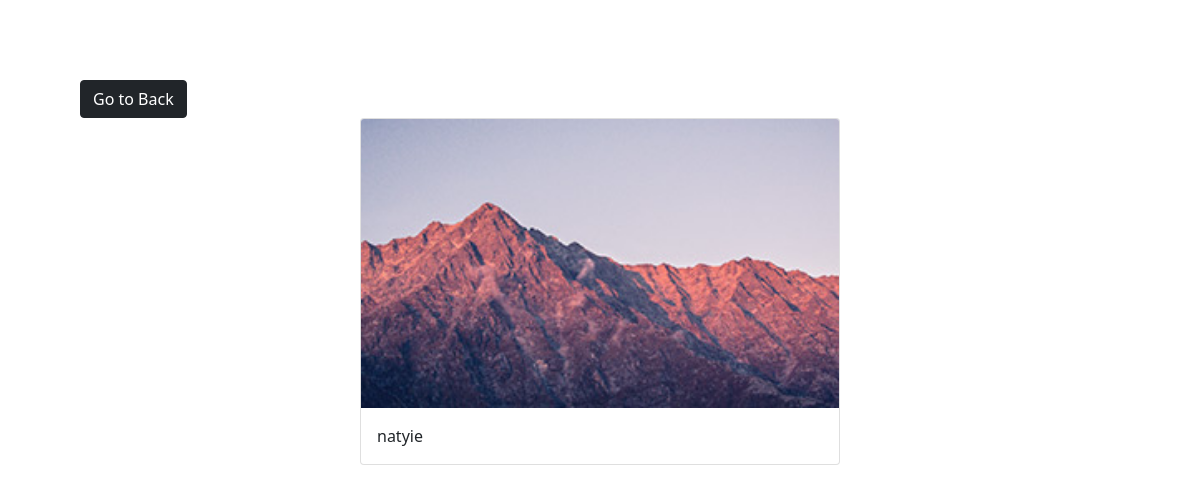
Screenshot of /photo/6/ with the database file from the repository.
### gallery/models.py (models this page shows, shortened)
class Photo(models.Model):
    category= models.ForeignKey(Category, on_delete=models.SET_NULL, null=True,blank=True)
    image = models.ImageField(null=False, blank=False)
    description = models.TextField()

### gallery/views.py (the view)
# urls.py: path('photo/<str:pk>/',views.viewPhoto,name="photo"),
def viewPhoto(request,pk):
    photo=Photo.objects.get(id=pk)
    context={'photo':photo}
    return render(request, 'gallery/photo.html',context)

### gallery/templates/gallery/photo.html (shortened to what this page needs)
{% load static %}
<!doctype html>
<html lang="en">
  <head>
    <link href="https://cdn.jsdelivr.net/npm/bootstrap@5.0.2/dist/css/bootstrap.min.css" rel="stylesheet">
  </head>
  <body class="m-5">
    <div class="container  p-3 col-lg-12">
      <div class="col-lg-12 p-3">
      <a href="{% url 'gallery' %}" class="btn btn-dark ">Go to Back</a>
        <div class="card m-auto" style="width:30rem;">
          <img src="{{photo.image.url}}" class="card-img-top " alt="...">
          <div class="card-body">
            <p class="card-text">{{photo.description}}</p>
          </div>
        </div>
        </div>
  </div>
  </body>
</html>

### gallery/templates/gallery/photo.html (style rules this page uses)
.container { max-width: 100%; max-height: 100%; justify-content: center; }

### rows the page displays
Photo: image (picture), description "natyie"
